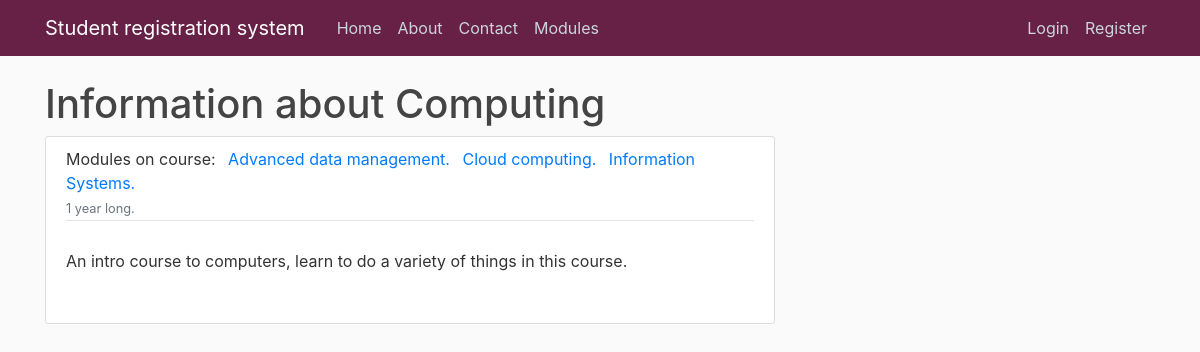
Screenshot of /course/Computing with the database file from the repository.
### ModuleRegistrationSystem/models.py (models this page shows, shortened)
class Course(models.Model):
    name = models.CharField(max_length = 20, primary_key= 'name')
    startDate = models.DateField(default = timezone.now)
    duration = models.CharField(max_length = 10 ,choices= [('1 year', '1 year'), ('2 years', '2 years'), ('3 years', '3 years')])
    description = models.TextField()
    def __str__(self):
        return f'{self.name}'

class Module(models.Model):
    name = models.CharField(max_length= 40)
    code = models.CharField(max_length= 4, primary_key= 'code')
    credit = models.IntegerField(choices= [(20, 20), (40, 40), (60, 60)])
    category = models.CharField(max_length= 20, choices= [('In-person', 'In person'), ('Online', 'Online')])
    description = models.TextField()
    availability = models.BooleanField(default=True)
    courses_Allowed_To_Register = models.ManyToManyField(Course)

### ModuleRegistrationSystem/views.py (the view)
# urls.py: path('course/<str:pk>', CourseDetailView.as_view(), name = 'course-detail'),
class CourseDetailView(DetailView):
        model = Course

### ModuleRegistrationSystem/templates/ModuleRegistrationSystem/course_detail.html (shortened to what this page needs)
{% extends "ModuleRegistrationSystem/base.html" %}
{% block content %}
<h1> Information about {{ object }} </h1>
    <article class="media content-section">
        <div class="media-body">
            <div class="article-metadata">
                <a class="mr-2">Modules on course:
                {% for module in object.module_set.all %}
                <a class="mr-2" href="{% url 'ModuleRegistrationSystem:module-detail' module.code %}">{{ module.name }}.</a>
                {% endfor %}
                <small class="text-muted">{{ object.duration }} long. </small>
            </div>
            <p class="article-content">{{ object.description }}</p></br>
        </div>
    </article>
{% endblock content %}

### ModuleRegistrationSystem/static/css/styles.css (style rules this page uses)
html { position: relative; min-height: 100%; }
body { background: #fafafa; color: #333333; margin-top: 5rem; margin-bottom: 50px; }
h1, h2, h3, h4, h5, h6 { color: #444444; }
.content-section { background: #ffffff; padding: 10px 20px; border: 1px solid #dddddd; border-radius: 3px; margin-bottom: 20px; }
.article-content { white-space: pre-line; }
.article-metadata { padding-bottom: 1px; margin-bottom: 4px; border-bottom: 1px solid #e3e3e3 }

### rows the page displays
Course: name "Computing", duration "1 year", description "An intro course to computers, learn to do a variety of things in this course."
Module: name "Advanced data management"
Module: name "Cloud computing"
Module: name "Information Systems"
